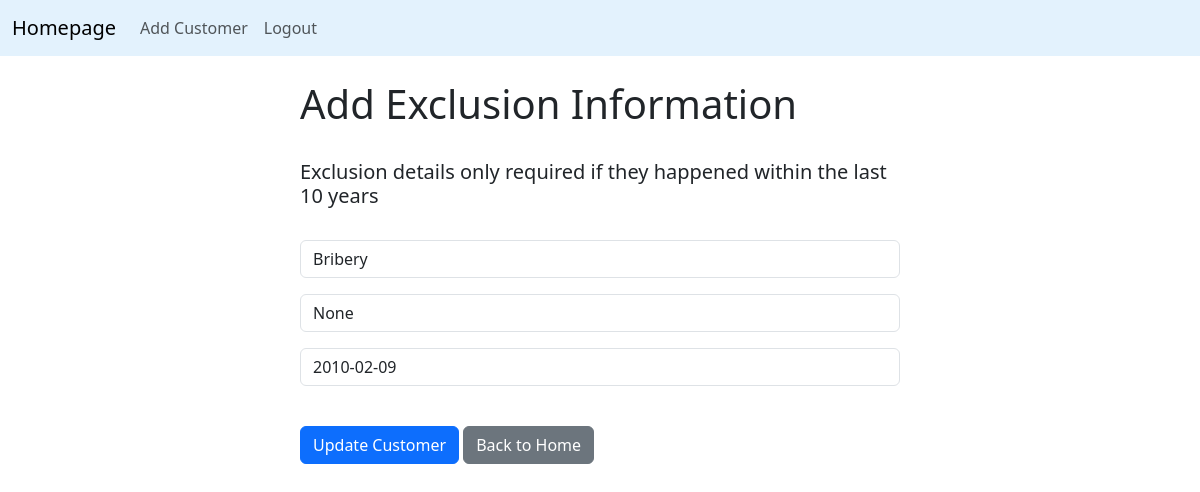
Page /update_exclusion/4 (signed in) on the committed database.
### website/models.py (models this page shows, shortened)
class Exclusion(models.Model):
    MANDATORY = (
        ("Theft", "Theft"),
        ("Fraud", "Fraud"),
        ("Bribery", "Bribery"),
        ("None", "None"),
    )
    DISCRETIONARY = (
        ("Bankruptcy", "Bankruptcy"),
        ("Improper Procurement", "Improper Procurement"),
        ("Breach of Contract", "Breach of Contract"),
        ("None", "None"),
    )
    created_at = models.DateTimeField(auto_now_add=True)
    mandatory = models.CharField(max_length=50, choices=MANDATORY)
    discretionary = models.CharField(max_length=50, choices=DISCRETIONARY)
    exclusion_date = models.DateField(null=True, blank=True)
    supplier_id = models.ForeignKey(Supplier, on_delete=models.CASCADE)

### website/views.py (the view)
# urls.py: path("update_exclusion/<int:pk>", views.update_exclusion, name="update_exclusion"),
def update_exclusion(request, pk):
    if request.user.is_authenticated:
        update_excl = Exclusion.objects.get(id=pk)
        form = AddExclusionForm(request.POST or None, instance=update_excl)
        if form.is_valid():
            form.save()
            messages.success(request, "Exclusions have been updated!")
            return redirect("home")
        return render(request, "update_exclusion.html", {"form": form})
    else:
        logger.error(f"User not logged in to view update exclusions {pk}")
        messages.success(request, "You must be logged in to view details")
        return redirect("home")

### website/templates/update_exclusion.html (shortened to what this page needs)
{% extends 'layout.html' %}
{% block content %}
<div class="col-md-6 offset-md-3">
    <h1>Add Exclusion Information</h1>
    <br />
    <h5>Exclusion details only required if they happened within the last 10 years</h5>
    <br />
    <form method="POST">
        {{ form.as_p }}
        <br />
        <button type="submit" class="btn btn-primary">Update Customer</button>
        <a href="{% url 'home' %}" class="btn btn-secondary">Back to Home</a>
    </form>
</div>
{% endblock %}

### rows in the picture
Exclusion: mandatory "Bribery", discretionary "None", exclusion_date "2010-02-09"
